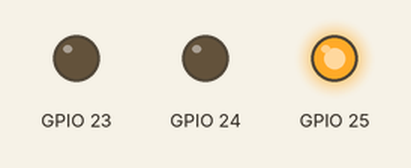
A program run on a simulated Raspberry Pi (BCM pin numbers). Shown: output pins drawn as LEDs (lit = HIGH).

Above: at 6.5 s.
At 10.35 s:
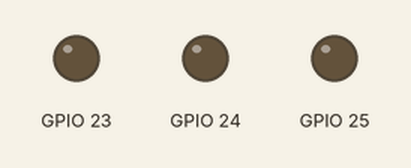
At 12.15 s:
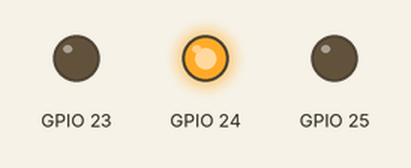
At 14.5 s:
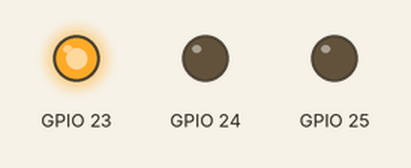
Timing chart, 0 to 21.3 s (numbered marks = the images above):
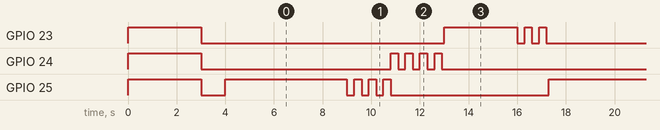

The program:

traffic.py
```python
import RPi.GPIO as GPIO
import time


GPIO.setmode(GPIO.BCM)
GPIO.setwarnings(False)

GPIO.setup(23,GPIO.OUT)
GPIO.setup(24,GPIO.OUT)
GPIO.setup(25,GPIO.OUT)

try:
    GPIO.output(23,GPIO.HIGH)
    GPIO.output(24,GPIO.HIGH)
    GPIO.output(25,GPIO.HIGH)
    time.sleep(3)
    GPIO.output(23,GPIO.LOW)
    GPIO.output(24,GPIO.LOW)
    GPIO.output(25,GPIO.LOW)
    time.sleep(1)

    while True:
        GPIO.output(25,GPIO.HIGH)
        time.sleep(5)
        GPIO.output(25,GPIO.LOW)
        time.sleep(0.3)
        GPIO.output(25,GPIO.HIGH)
        time.sleep(0.3)
        GPIO.output(25,GPIO.LOW)
        time.sleep(0.3)
        GPIO.output(25,GPIO.HIGH)
        time.sleep(0.3)
        GPIO.output(25,GPIO.LOW)
        time.sleep(0.3)
        GPIO.output(25,GPIO.HIGH)
        time.sleep(0.3)

        GPIO.output(24,GPIO.HIGH)
        GPIO.output(25,GPIO.LOW)
        time.sleep(0.3)
        GPIO.output(24,GPIO.LOW)
        time.sleep(0.3)
        GPIO.output(24,GPIO.HIGH)
        time.sleep(0.3)
        GPIO.output(24,GPIO.LOW)
        time.sleep(0.3)
        GPIO.output(24,GPIO.HIGH)
        time.sleep(0.3)
        GPIO.output(24,GPIO.LOW)
        time.sleep(0.3)
        GPIO.output(24,GPIO.HIGH)
        time.sleep(0.3)
        GPIO.output(24,GPIO.LOW)
        time.sleep(0.1)

        GPIO.output(23,GPIO.HIGH)
        time.sleep(3)
        GPIO.output(23,GPIO.LOW)
        time.sleep(0.3)
        GPIO.output(23,GPIO.HIGH)
        time.sleep(0.3)
        GPIO.output(23,GPIO.LOW)
        time.sleep(0.3)
        GPIO.output(23,GPIO.HIGH)
        time.sleep(0.3)
        GPIO.output(23,GPIO.LOW)
        time.sleep(0.1)

except KeyboardInterrupt:
    pass
GPIO.cleanup()
```

Measured:
- by itself, GPIO 23: repeats every 13.3 s: HIGH 3.0 s, 2 × (LOW 0.30 s, HIGH 0.30 s), LOW 9.1 s
- by itself, GPIO 24: repeats every 13.3 s: 3 × (HIGH 0.30 s, LOW 0.30 s), HIGH 0.30 s, LOW 11.2 s
- by itself, GPIO 25: repeats every 13.3 s: HIGH 5.0 s, 3 × (LOW 0.30 s, HIGH 0.30 s), LOW 6.5 s
